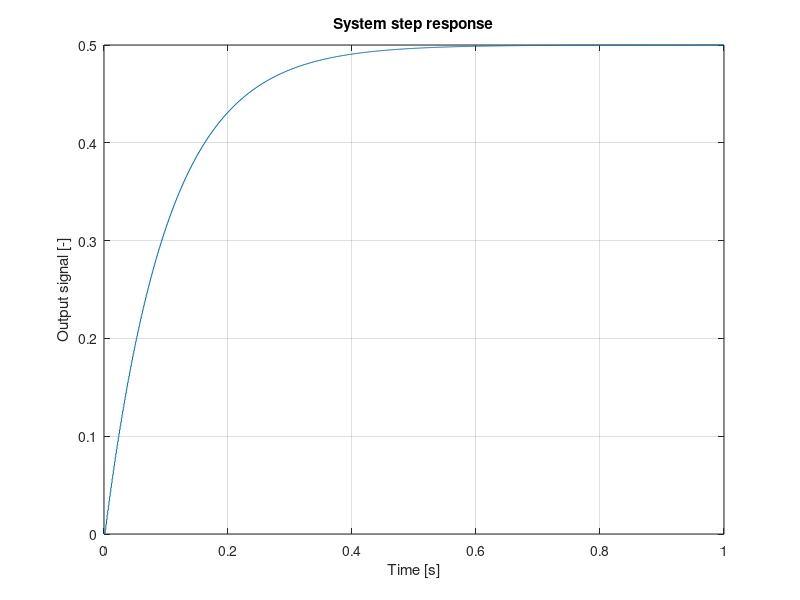

Recreate this plot in MATLAB.
s = tf('s'); % complex number frequency parameter

%% First order system

    % Time constant
    T = 0.1; % [s]
    
    % Gain
    K = 0.5; % [-]
    
    % Transfer function
    G = K / (s*T + 1); % [-]
    
%% System step response

    % Sample time
    ts = 0.001; % [s]
    
    % Time vector
    t = (0 : ts : 1 - ts)'; % [s]
    
    % Input signal: step function
    u = [0; 0.5; ones(length(t)-2,1)];
    
    % Input signal: white noise
    %u = wgn(length(t), 1, 1);
    %u = 10*randn(length(t),1);
    
    % Output signal: system response
    y = lsim(G, u, t);
    
    % Plot result
    stairs(t,y); grid on;
    xlabel('Time [s]');
    ylabel('Output signal [-]');
    title('System step response');
    
%% System discretization

    H = c2d(G, ts, 'tustin');
    
    a1_org = -H.den{1,1}(2);
    b0_org = H.num{1,1}(1);
    b1_org = H.num{1,1}(2);
    
%% System identification
    
    yd1 = [0; y(1:end-1)]; % y(k-1)
    ud1 = [0; u(1:end-1)]; % u(k-1)
    %ud2 = [0; 0; u(1:end-2)]; % u(k-2)
    
    % Regressor matrix
    phi = [yd1 u ud1]; 
    
    % Least squares method
    p_ident = (phi.' * phi)^(-1) * phi.' * y;
    a1_ident = p_ident(1);
    b0_ident = p_ident(2);
    b1_ident = p_ident(3);
